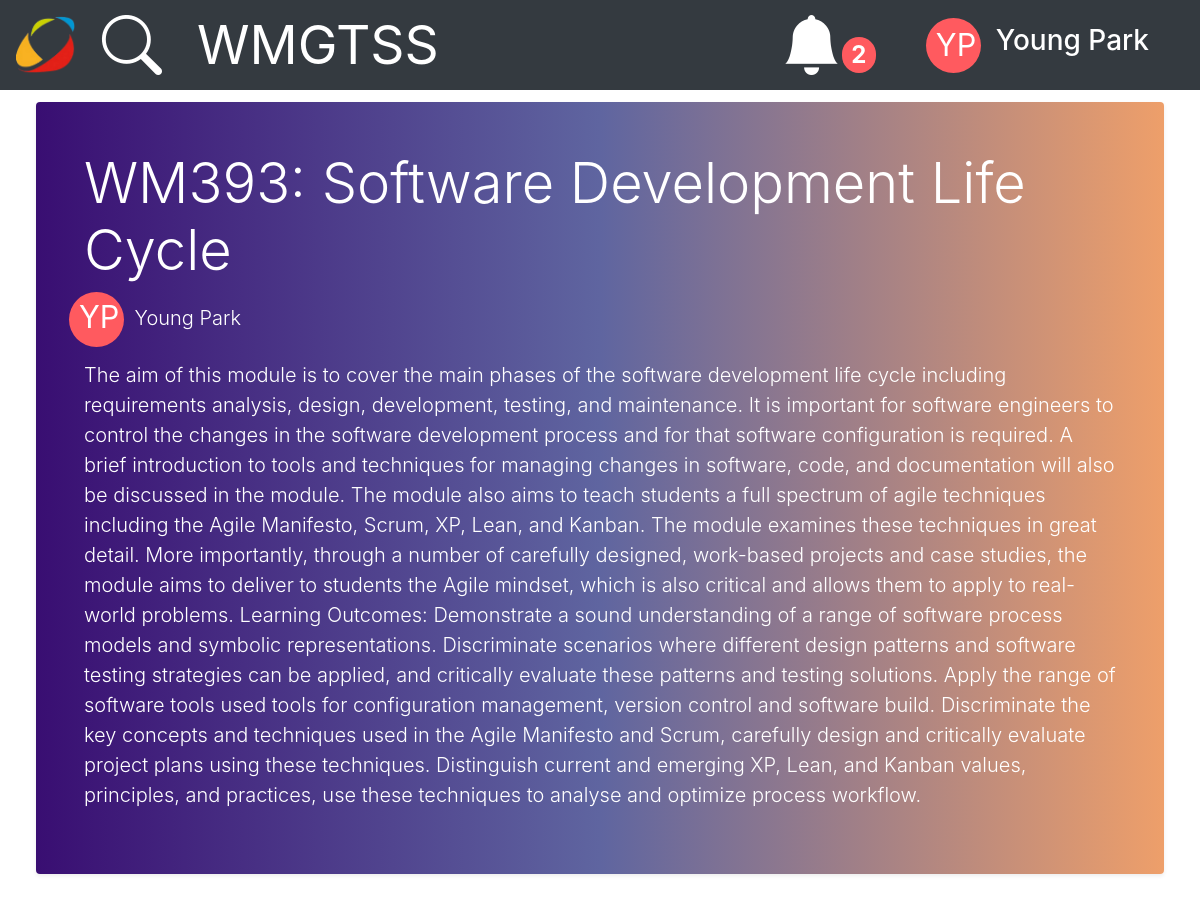
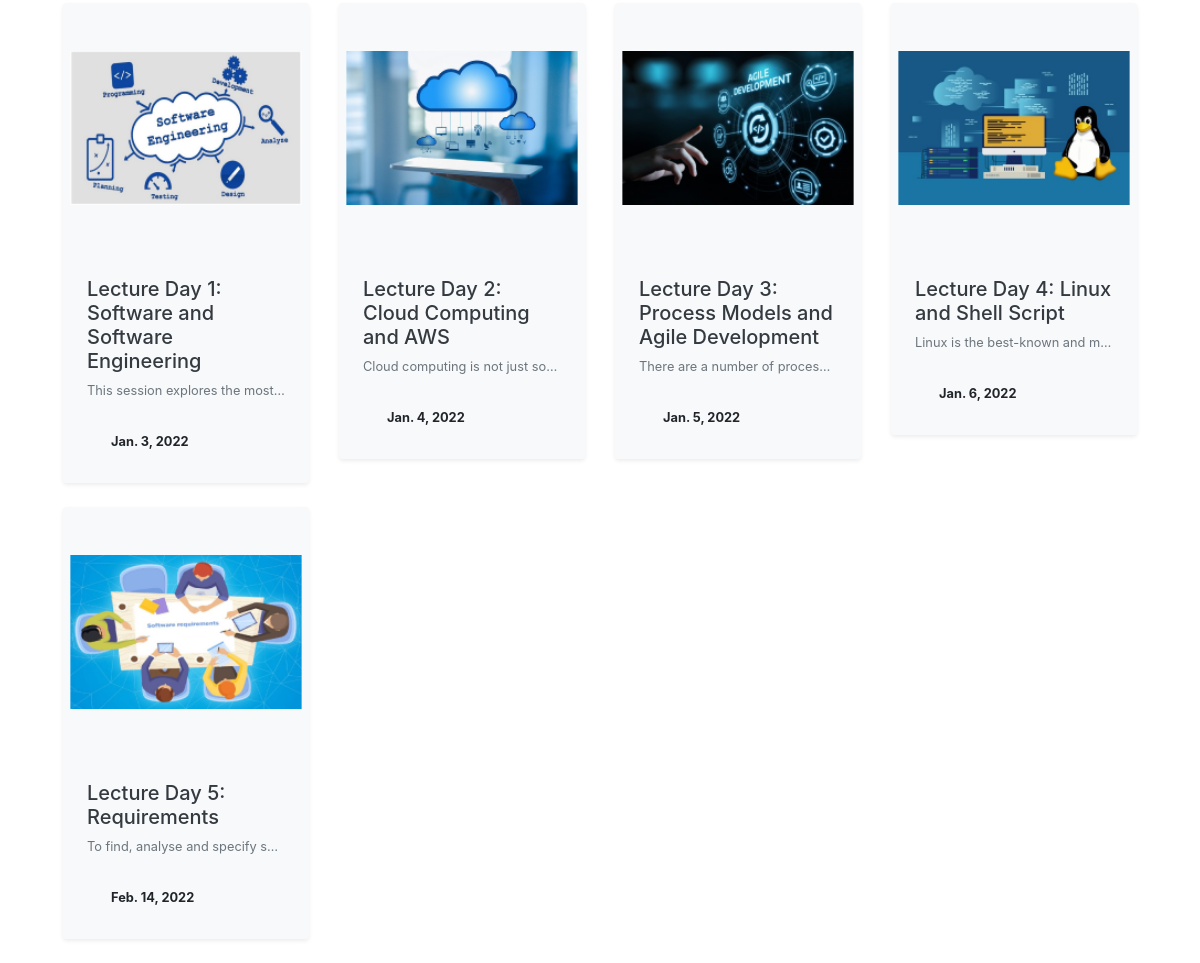
The page /LectureBoard/WM393/ (signed in) on the database its author committed (2 pictures, top to bottom).
### LectureBoard/models.py (models this page shows, shortened)
class Module(models.Model):
    Module_Code = models.CharField(max_length=10)
    Module_Title = models.CharField(max_length=50)
    Module_Description = models.CharField(max_length=2000, blank=True)
    Module_Tutor = models.ForeignKey(User, verbose_name='Module Tutor', on_delete=models.CASCADE)  # Using Djano's built in user method so they own it.

class LectureDay(models.Model):
    ModuleLectureBoard = models.ForeignKey(Module, on_delete=models.CASCADE)  # Creating a many-to-one relationship with the Module object
    Title = models.CharField(max_length=200)
    Description = models.CharField(max_length=2000, blank=True)
    Date = models.DateTimeField('Lecture Date', blank=True, default=datetime.now)
    LD_Img = models.ImageField(upload_to='LectureDayImgs', blank=True)

### LectureBoard/views.py (the view)
# urls.py: path('<str:req_Module_Code>/', views.ModuleBoard_StudentView, name='ModuleBoard'),
@login_required
def ModuleBoard_StudentView(request, req_Module_Code):
    try:
        Module_Info = Module.objects.get(Module_Code = req_Module_Code)  # Checking module exists
        Module_PK = list(Module.objects.filter(Module_Code = req_Module_Code).values_list('id', flat=True))[0]
        LectureList = LectureDay.objects.filter(ModuleLectureBoard = Module_PK)  # Getting list of lectures
        context = {
            'SearchFunctionality': True,
            'LectureList': LectureList,
            'Module_Info': Module_Info}  # passing required data to HTML Template
    except Module.DoesNotExist:
        raise Http404('The module requested: "' + req_Module_Code + '" does not exist.'
        '\n\nPlease contact your system administrator for further support.\n\n')
    return render(request, 'LectureBoard/ModuleBoard.html', context)

### LectureBoard/templates/LectureBoard/ModuleBoard.html (shortened to what this page needs)
<!DOCTYPE html>
<html lang="en">
{% extends "Navbar/layout.html" %}
{% load static %}
{% block content %}
<body>
    <div class="col-lg-12 mx-auto ld_banner">
      <div class="text-white p-5 shadow-sm rounded gradient">
        <h1 class="display-4">{{ Module_Info.Module_Code }}: {{Module_Info.Module_Title}}</h1>
        <div class="row">
          <div class="align-center text-center user-profile">
            <div>{{ Module_Info.Module_Tutor.first_name.0 }}{{ Module_Info.Module_Tutor.last_name.0 }}</div>
          </div>
          <p class="lead align-center text-center" style="padding:1%;">{{ Module_Info.Module_Tutor.first_name }} {{ Module_Info.Module_Tutor.last_name }}</p>
        </div>
        <p class="lead">{{ Module_Info.Module_Description }}</p>
      </div>
    </div>
  <div class="container-fluid">
    <div class="px-lg-5">
      {% if LectureList %}
      <div class="row">
      {% for LectureDay in LectureList %}
          <div class="col-xl-3 col-lg-4 col-md-6 mb-4">
              {% if LectureDay.LD_Img %}
              <a href="{% url 'LectureDay' Module_Info.Module_Code LectureDay.id %}"><div class="bg-light rounded shadow-sm img-fluid"><img src="{{ LectureDay.LD_Img.url }}" alt="" class="img-fluid card-img-top slide_preview rounded"></a>
              {% else %}
                <a href="{% url 'LectureDay' Module_Info.Module_Code LectureDay.id %}"><div class="bg-light rounded shadow-sm img-fluid"><img src="{% static 'img/forgotten_ld_img.jpg' %}" alt="" class="img-fluid card-img-top slide_preview rounded"></a>
              {% endif %}
              <div class="p-4">
                <h5> <a href="{% url 'LectureDay' Module_Info.Module_Code LectureDay.id %}" class="text-dark">{{ LectureDay.Title}}</a></h5>
                <p class="small text-muted mb-0 ld_text">{{ LectureDay.Description }}</p>
                <div class="d-flex align-items-center justify-content-between rounded-pill bg-light px-3 py-2 mt-4">
                  <p class="small mb-0"><span class="font-weight-bold">{{ LectureDay.Date.date }}</span></p>
                </div>
              </div>
            </div>
          </div>
      {% endfor %}
    {% else %}
        <p>No lectures are available for this module yet :(</p>
    {% endif %}
</body>
{% endblock content %}

### templates/navbar/layout.html (shortened to what this page needs)
{% load static %}
<!DOCTYPE html>
<html lang="en">
<head>
    <link rel="stylesheet" href="https://cdn.jsdelivr.net/npm/bootstrap-icons@1.3.0/font/bootstrap-icons.css">
    <link rel="stylesheet" href="https://maxcdn.bootstrapcdn.com/bootstrap/4.5.2/css/bootstrap.min.css">
    <link rel="stylesheet" type="text/css" href="{% static 'css/navbar.css' %}">
    <link rel="stylesheet" type="text/css" href="{% static 'css/pages.css' %}">
</head>
<body>
<div class="pos-f-t">
<nav class="navbar navbar-expand-lg navbar-dark bg-dark fixed-top">
  <a class="navbar-brand" href="{% url 'home'%}"><img src="{% static 'img/wmg_logo_no_bg.png' %}" height="60pt" alt="WMGTSS Logo" loading="lazy"/></a>
  <div class="collapse navbar-collapse">
    <ul class="navbar-nav mr-auto mt-2 mt-lg-0">
      <li class="nav-item">
        <div class="vertical-align-icon">
          {% if SearchFunctionality %}
            <a data-toggle="modal" data-target="#searchModal" class="bi bi-search icons" style="padding-right: 20px;"></a>
          {% endif %}
        </div>
      </li>
      <li class="nav-item container">
        <a class="nav-item navbar_appname">WMGTSS</a>
      </li>
    </ul>
    <div>
      <a role="button" data-toggle="modal" data-target="#notificationModal" aria-expanded="false">
        <div class="vertical-align-icon">
          <i class="bi bi-bell-fill icons" style="color: white;"></i>
          <span class="badge rounded-pill badge-notification"
          style="font-size: 18pt; background-color: #FF5A5F;">2</span>
        </div>
      </a>
    </div>
    <div class="profile_navbar">
      <a class="d-flex dropdown_sizing" role="button" data-toggle="modal" data-target="#UserProfileModal">
      <div class="user-profile text-center" style="padding-top:2%">
        <div>{{ user.first_name.0 }}{{ user.last_name.0 }}</div>
      </div>
      <div class="container">
        <h3>{{ user.first_name }} {{ user.last_name }}</h3>
      </div>
      </a>
    </div>
  </div>
</nav>
{% block content %}{% endblock content %}
</body>
</html>

### static/css/navbar.css (style rules this page uses)
.navbar { color:white; font-size: 24; max-height: 90px; }
.navbar_appname { font-size: 40pt; color: white; text-align: right; }
.icons { font-size: 45pt; padding-left: 10px; padding-right: 0px; padding-top: 0px; padding-bottom: 20px; color: white; vertical-align: center; }
.profile_navbar { padding-left: 50px; padding-right: 20px; }
.dropdown_sizing { font-size: 24; color: white; }
.user-profile { align-items:center !important; justify-content:center !important; background-color: #FF5A5F; width: 55px; height: 55px; border-radius: 55px; font-size: 23pt; padding-top: 0.2%; padding-left: 10px; padding-right: 10px; }
a:link { text-decoration: none; color: inherit; }
.vertical-align-icon { display: flex; align-items:center; padding-top: 15pt; }

### LectureBoard/static/css/pages.css (style rules this page uses)
body { background-color:white; padding-top: 90px; }
.slide_preview { height: 250px; object-fit:contain; padding: 3%; }
.ld_text { overflow:hidden; text-overflow: ellipsis; text-align: justify; white-space: nowrap; }
.gradient { background: linear-gradient(to right, #390e72, #5f65a0, #ee9f6a); }
.ld_banner { padding-top: 1%; padding-left: 3%; padding-right: 3%; padding-bottom: 3%; }

### rows shown on the page
Module: Module_Code "WM393", Module_Title "Software Development Life Cycle", Module_Tutor.first_name.0 "Y", Module_Tutor.last_name.0 "P", Module_Tutor.first_name "Young", Module_Tutor.last_name "Park", Module_Description "The aim of this module is to cover the main phases of the software development life cycle including requirements analysis, design, development, testing, and maintenance. It is important for software engineers to control the changes in the software development process and for that software configuration is required. A brief introduction to tools and techniques for managing changes in software, code, and documentation will also be discussed in the module. The module also aims to teach students a full spectrum of agile techniques including the Agile Manifesto, Scrum, XP, Lean, and Kanban. The module examines these techniques in great detail. More importantly, through a number of carefully…"
LectureDay: LD_Img (picture), Title "Lecture Day 1: Software and Software Engineering", Description "This session explores the most…", Date "Jan. 3, 2022"
LectureDay: LD_Img (picture), Title "Lecture Day 2: Cloud Computing and AWS", Description "Cloud computing is not just so…", Date "Jan. 4, 2022"
LectureDay: LD_Img (picture), Title "Lecture Day 3: Process Models and Agile Development", Description "There are a number of proces…", Date "Jan. 5, 2022"
LectureDay: LD_Img (picture), Title "Lecture Day 4: Linux and Shell Script", Description "Linux is the best-known and m…", Date "Jan. 6, 2022"
LectureDay: LD_Img (picture), Title "Lecture Day 5: Requirements", Description "To find, analyse and specify s…", Date "Feb. 14, 2022"

### other values the page prints
{{ user.first_name.0 }} "Y"
{{ user.last_name.0 }} "P"
{{ user.first_name }} "Young"
{{ user.last_name }} "Park"
